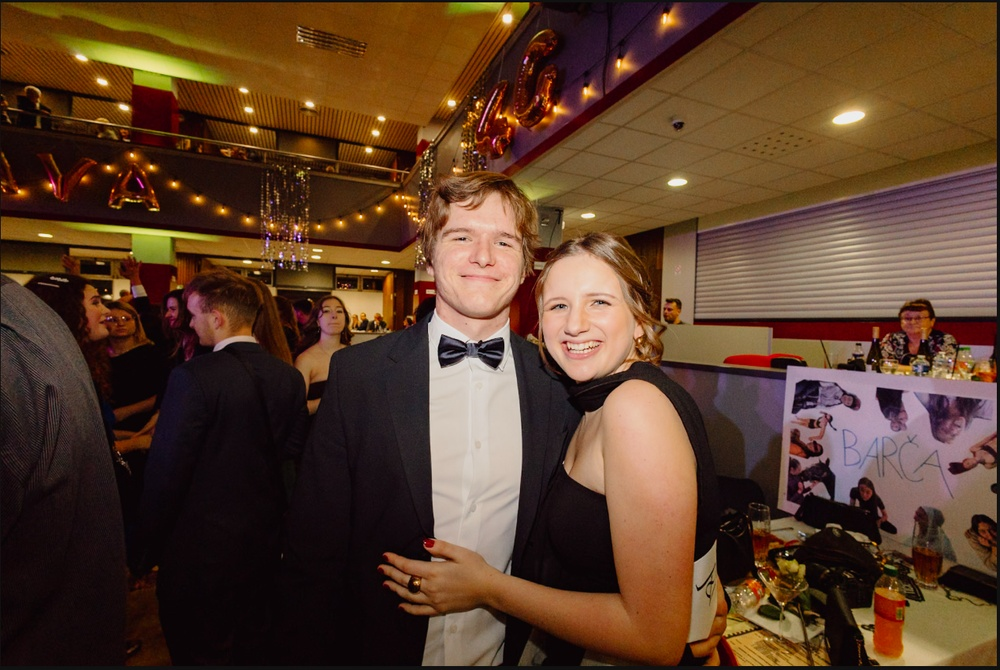
#> input picture input.jpg, 1000 x 670 px, shrunk from 1269 x 850 before the run
$ python blurBackground.py input.jpg out.png 5
#> lines starting #> are read from the running program, lines starting #| are printed output that depends on the picture; after the words box and inside, x2 and y2 are one past the last pixel; in counts of white or black regions, pixels touching at a corner belong together
import cv2
import numpy as np
import sys
import os

def create_person_mask(image):
    """
    Create a mask that identifies people in the image using a combination of
    face detection and color-based segmentation.
    """
    # Convert to different color spaces for better segmentation
    hsv = cv2.cvtColor(image, cv2.COLOR_BGR2HSV)
    ycrcb = cv2.cvtColor(image, cv2.COLOR_BGR2YCrCb)

    # Face detection to identify primary subjects
    face_cascade = cv2.CascadeClassifier(cv2.data.haarcascades + 'haarcascade_frontalface_default.xml')
    gray = cv2.cvtColor(image, cv2.COLOR_BGR2GRAY)
    faces = face_cascade.detectMultiScale(gray, 1.3, 5)

    # Create initial mask
    height, width = image.shape[:2]
    mask = np.zeros((height, width), dtype=np.uint8)

    # If faces are detected, create regions around them
    if len(faces) > 0:
        for (x, y, w, h) in faces:
            # Create a significantly expanded region around each face
            expanded_width = int(w * 2.5)
            expanded_height = int(h * 4.5)  # More expansion downward for body

            # Calculate the center of the face
            center_x = x + w // 2
            center_y = y + h // 2

            # Calculate expanded rectangle coordinates
            expanded_x = max(0, center_x - expanded_width // 2)
            expanded_y = max(0, y - h // 2)  # Extend upward for hair
            expanded_right = min(width, expanded_x + expanded_width)
            expanded_bottom = min(height, expanded_y + expanded_height)

            # Draw the expanded rectangle on the mask
            cv2.rectangle(mask,
                         (expanded_x, expanded_y),
                         (expanded_right, expanded_bottom),
                         255,
                         -1)
    else:
        # If no faces detected, use the center area as fallback
        center_width = width // 2
        center_height = height // 2
        x_start = (width - center_width) // 2
        y_start = (height - center_height) // 2
        cv2.rectangle(mask,
                     (x_start, y_start),
                     (x_start + center_width, y_start + center_height),
                     255,
                     -1)

    # Dilate the initial mask
    kernel = np.ones((30, 30), np.uint8)
    dilated_mask = cv2.dilate(mask, kernel, iterations=1)

    # Refine with GrabCut
    try:
        # Create mask for GrabCut
        grabcut_mask = np.zeros((height, width), dtype=np.uint8)
        grabcut_mask[dilated_mask > 0] = cv2.GC_PR_FGD  # Probable foreground
        grabcut_mask[dilated_mask == 0] = cv2.GC_PR_BGD  # Probable background

        # Run GrabCut
        bgd_model = np.zeros((1, 65), np.float64)
        fgd_model = np.zeros((1, 65), np.float64)

        cv2.grabCut(image, grabcut_mask, None, bgd_model, fgd_model, 5, cv2.GC_INIT_WITH_MASK)

        # Create final mask
        final_mask = np.where(
            (grabcut_mask == cv2.GC_PR_FGD) | (grabcut_mask == cv2.GC_FGD),
            255,
            0
        ).astype(np.uint8)

        # Ensure the mask is properly smoothed
        final_mask = cv2.GaussianBlur(final_mask, (11, 11), 0)

        return final_mask
    except:
        # If GrabCut fails, return the dilated mask as fallback
        return dilated_mask

def apply_edge_preserving_blur(image, blur_strength=35):
    """Apply edge-preserving blur that looks more natural than Gaussian blur"""
    return cv2.edgePreservingFilter(image, flags=1, sigma_s=blur_strength, sigma_r=0.4)

def apply_high_quality_blur(image_path, output_path, blur_strength=35):
    """
    Apply high-quality portrait background blur that maintains sharpness of foreground
    while creating a natural-looking blurred background

    Args:
        image_path: Path to input image
        output_path: Path to save result
        blur_strength: Strength of blur effect (higher = more blur)
    """
#> called with image_path = 'input.jpg', output_path = 'out.png', blur_strength = 5
    try:
        # Check if file exists
        if not os.path.isfile(image_path):
            raise FileNotFoundError(f"Image not found: {image_path}")

        # Load image
        print(f"Loading image: {image_path}")
        image = cv2.imread(image_path)
#> image is the input picture: shape (670, 1000, 3); mean B, G, R 41.8, 62.3, 91.5
        if image is None:
            raise Exception(f"Failed to load image: {image_path}")

        # Get dimensions
        height, width = image.shape[:2]
#> height = 670; width = 1000

        print("Identifying people in the image...")
        # Generate a mask for the people in the image
        person_mask = create_person_mask(image)
#> in create_person_mask, `hsv = cv2.cvtColor(image, cv2.COLOR_BGR2HSV)`: hsv: shape (670, 1000, 3); mean H, S, V 61.1, 153.7, 91.6
#> in create_person_mask, `ycrcb = cv2.cvtColor(image, cv2.COLOR_BGR2YCrCb)`: ycrcb: shape (670, 1000, 3); mean of channels 0, 1, 2 68.7, 144.2, 112.8
#> in create_person_mask, `gray = cv2.cvtColor(image, cv2.COLOR_BGR2GRAY)`:
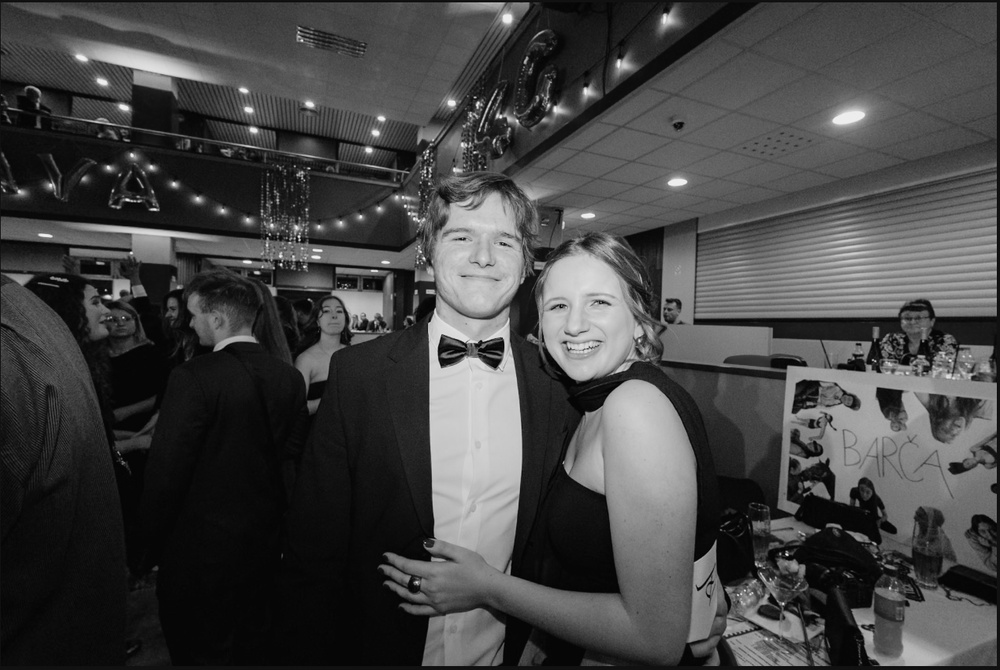
#> gray: shape (670, 1000); min 1, max 247, mean 68.7
#> in create_person_mask, `faces = face_cascade.detectMultiScale(gray, 1.3, 5)`: faces = [[433, 200, 101, 101], [525, 263, 109, 109]]
#> the loop in create_person_mask, `for (x, y, w, h) in faces:` made 2 passes
#> (x, y, w, h, expanded_width, expanded_height, center_x, center_y) on passes 1 to 2: (433, 200, 101, 101, 252, 454, 483, 250), (525, 263, 109, 109, 272, 490, 579, 317)
#> after the loop in create_person_mask, `for (x, y, w, h) in faces:`:
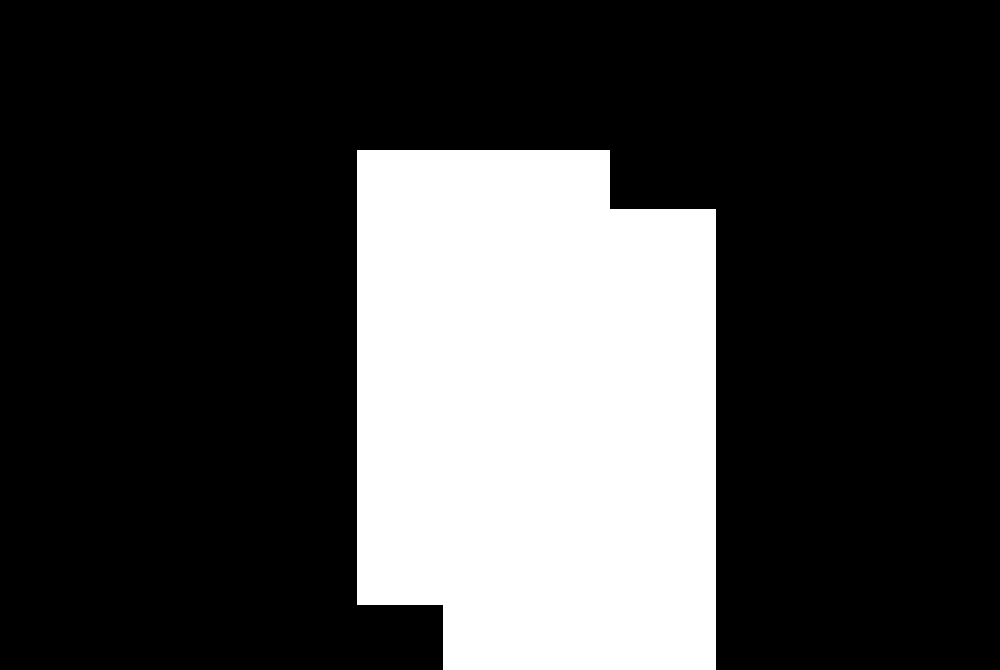
#> mask: shape (670, 1000); 26.1% white; 1 white region, box (x1, y1, x2, y2) and area: (357, 150, 716, 670) 174836
#> in create_person_mask, `dilated_mask = cv2.dilate(mask, kernel, iterations=1)`:
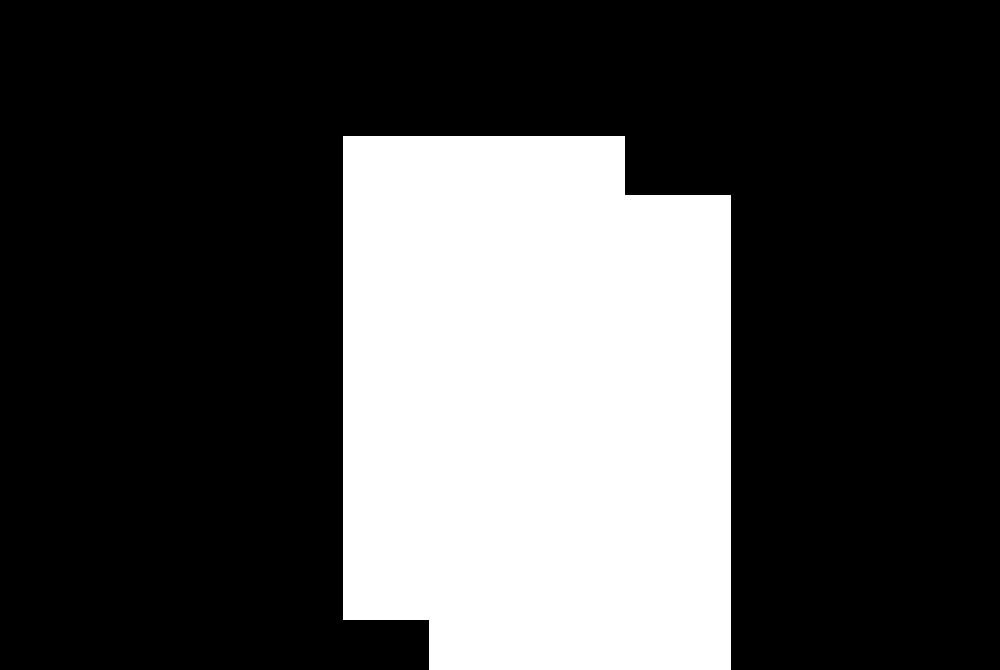
#> dilated_mask: shape (670, 1000); 29.3% white; 1 white region, box (x1, y1, x2, y2) and area: (343, 136, 731, 670) 196638
#> in create_person_mask, `final_mask = np.where( (grabcut_mask == cv2.GC_PR_FGD) | (grabcut_mask..`:
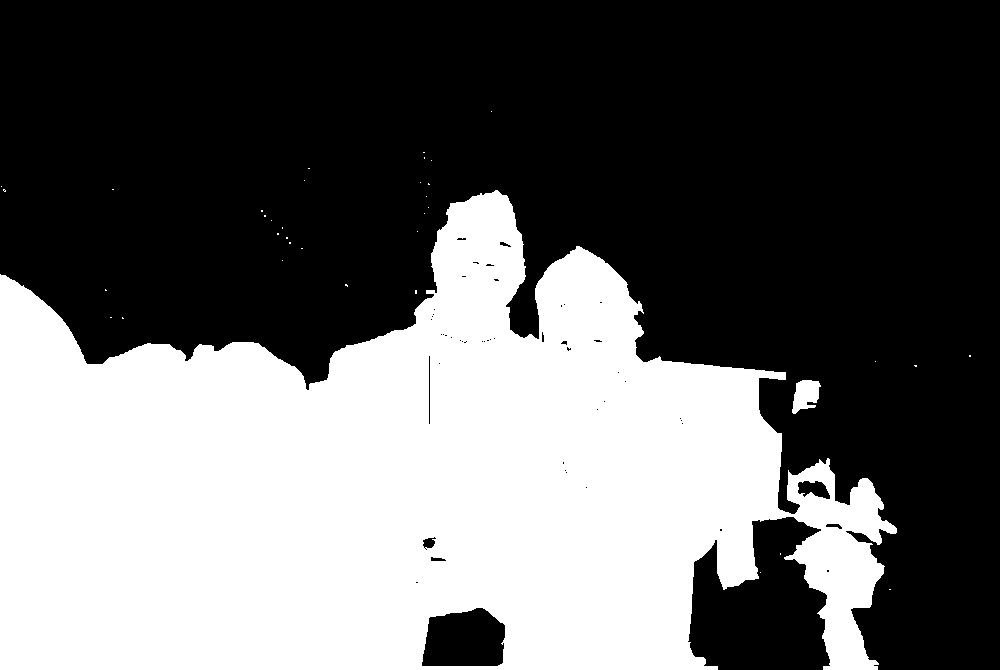
#> final_mask: shape (670, 1000); 40.4% white; 37 white regions (35 under 20 px), largest, box (x1, y1, x2, y2) and area: (0, 190, 897, 670) 269718, (792, 380, 821, 414) 665
#> in create_person_mask, `final_mask = cv2.GaussianBlur(final_mask, (11, 11), 0)`:
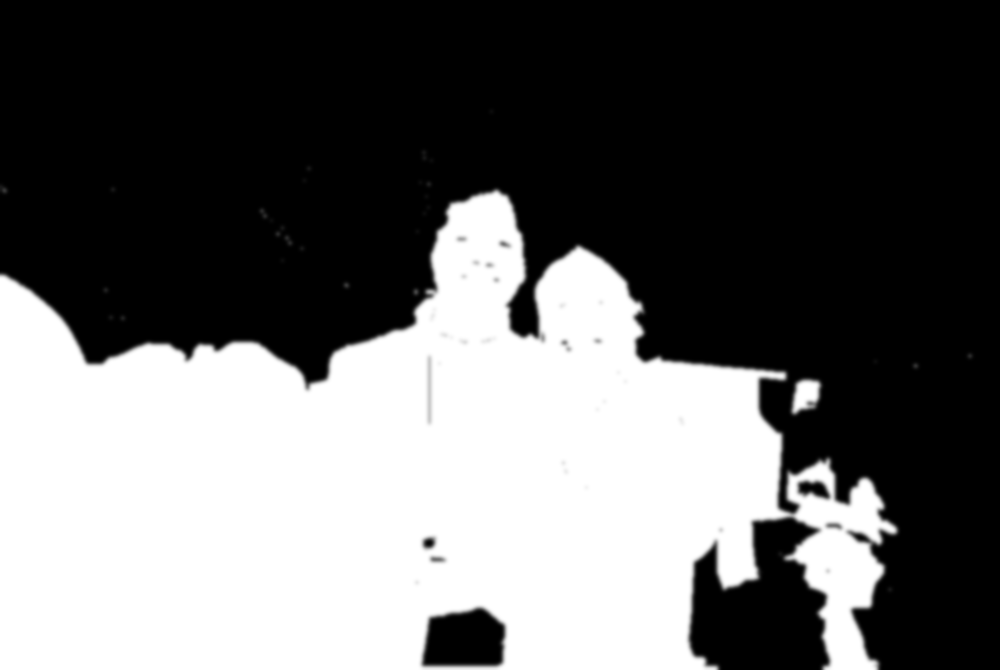
#> final_mask: shape (670, 1000); min 0, max 255, mean 102.9

        # Normalize mask values between 0 and 1 for blending
        person_mask_norm = person_mask.astype(float) / 255.0

        # Create 3-channel mask for processing
        person_mask_3ch = np.stack([person_mask_norm] * 3, axis=2)

        # Apply high-quality blur using edge-preserving filter
        print(f"Applying artistic background blur (strength: {blur_strength})...")
        blurred = apply_edge_preserving_blur(image, blur_strength)

        # Create an extra-blurred version for distant backgrounds
        extra_blurred = cv2.GaussianBlur(blurred, (25, 25), 0)
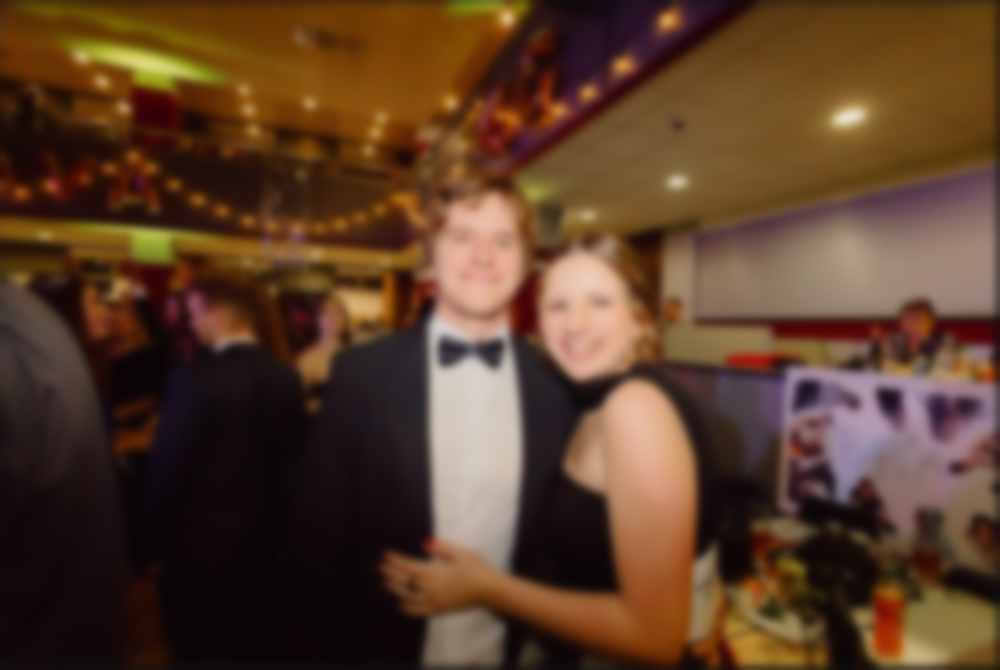
#> extra_blurred: shape (670, 1000, 3); mean B, G, R 41.7, 62.4, 91.6

        # Blend the original image with both blur levels
        # This creates a more natural depth-of-field effect
        result = (person_mask_3ch * image +
                 (1 - person_mask_3ch) *
                 (0.7 * blurred + 0.3 * extra_blurred))

        # Convert to proper format for saving
        result = result.astype(np.uint8)

        # Save the final image
        print(f"Saving result to: {output_path}")
        cv2.imwrite(output_path, result)
        print("Processing complete!")

        return True

    except Exception as e:
        print(f"Error: {str(e)}")
        import traceback
        traceback.print_exc()
        return False

# Main execution logic
if __name__ == "__main__":
    # Parse command line arguments
    if len(sys.argv) < 2:
        print("Usage: python script.py input_image.jpg [output_image.jpg] [blur_strength]")
        print("Example: python script.py portrait.jpg blurred_portrait.jpg 35")
        sys.exit(1)

    input_path = sys.argv[1]

    # Use default output path if not provided
    output_path = sys.argv[2] if len(sys.argv) > 2 else "blurred_" + os.path.basename(input_path)

    # Use default blur strength if not provided
    try:
        blur_strength = int(sys.argv[3]) if len(sys.argv) > 3 else 35
    except ValueError:
        print("Blur strength must be a number. Using default value 35.")
        blur_strength = 35

    success = apply_high_quality_blur(input_path, output_path, blur_strength)

    if not success:
        print("\nTroubleshooting Tips:")
        print("1. Try a different image with clearer subjects")
        print("2. Try adjusting the blur strength (higher values = stronger blur)")
        print("3. If all else fails, consider using a dedicated photo editing application")
        sys.exit(1)
